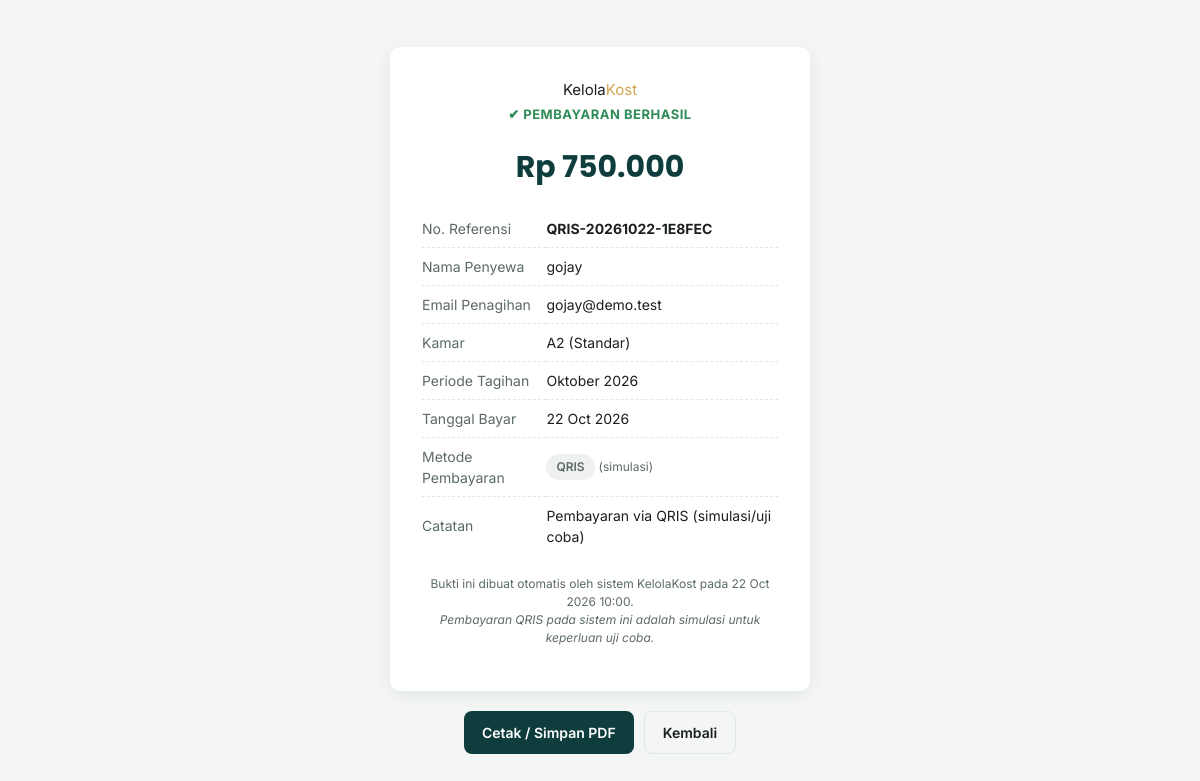
The app's page /bukti_pembayaran.php?id=6 (signed in), older data.
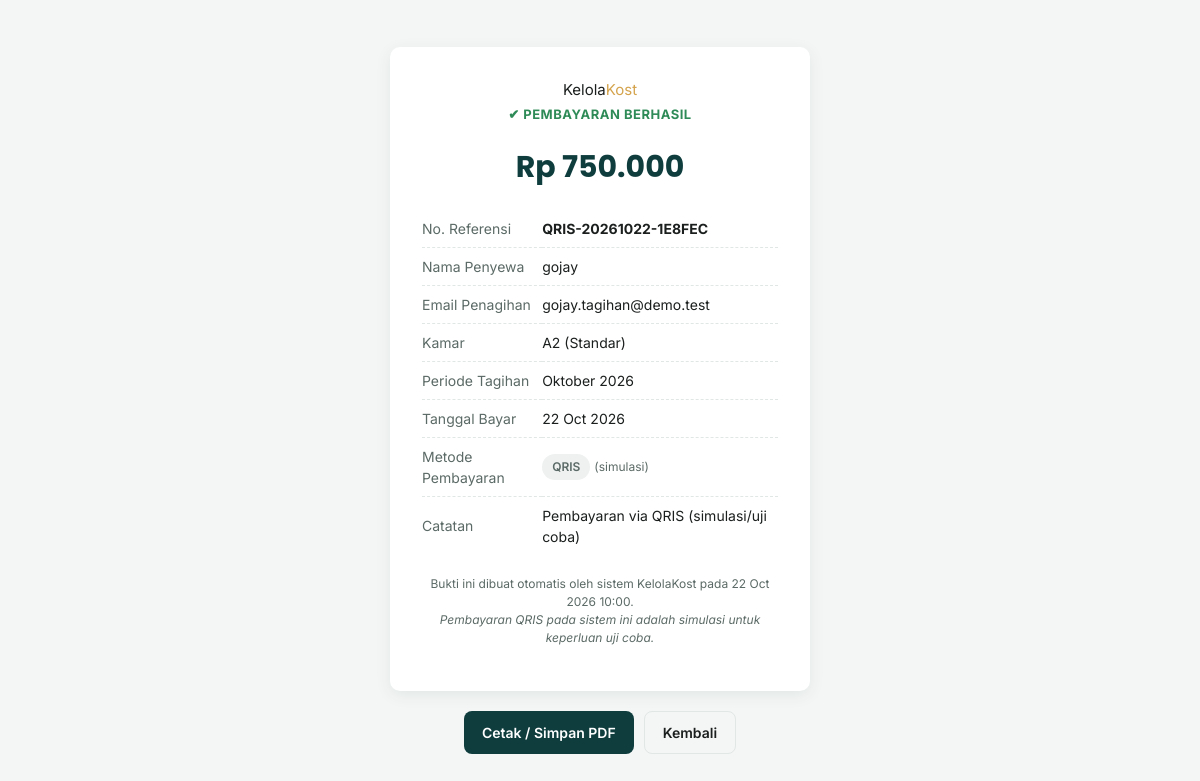
The same page, newer data.
### tables this page shows
CREATE TABLE pembayaran (
    id             INT UNSIGNED  NOT NULL AUTO_INCREMENT,
    tagihan_id     INT UNSIGNED  NOT NULL,
    jumlah_bayar   DECIMAL(12,2) NOT NULL DEFAULT 0,
    tanggal_bayar  DATE          NOT NULL,
    metode_bayar   ENUM('tunai','transfer','qris','lainnya') NOT NULL DEFAULT 'tunai',
    catatan        VARCHAR(255)  NULL,
    kode_referensi VARCHAR(40)   NULL,
    created_at     TIMESTAMP     NOT NULL DEFAULT CURRENT_TIMESTAMP,
    PRIMARY KEY (id),
    KEY idx_pembayaran_tagihan (tagihan_id),
    KEY idx_pembayaran_tanggal (tanggal_bayar),
    CONSTRAINT fk_pembayaran_tagihan FOREIGN KEY (tagihan_id) REFERENCES tagihan (id)
        ON UPDATE CASCADE ON DELETE CASCADE
);

CREATE TABLE penyewa (
    id            INT UNSIGNED  NOT NULL AUTO_INCREMENT,
    nama          VARCHAR(100)  NOT NULL,
    kamar_id      INT UNSIGNED  NOT NULL,
    no_hp           VARCHAR(30)   NULL,
    email           VARCHAR(120)  NULL,
    email_penagihan VARCHAR(120)  NULL,
    no_ktp          VARCHAR(30)   NULL,
    tanggal_masuk DATE          NOT NULL,
    alamat_asal   TEXT          NULL,
    status        ENUM('aktif','nonaktif') NOT NULL DEFAULT 'aktif',
    password      VARCHAR(255)  NULL,
    created_at    TIMESTAMP     NOT NULL DEFAULT CURRENT_TIMESTAMP,
    PRIMARY KEY (id),
    UNIQUE KEY uq_penyewa_email (email),
    KEY idx_penyewa_kamar (kamar_id),
    CONSTRAINT fk_penyewa_kamar FOREIGN KEY (kamar_id) REFERENCES kamar (id)
        ON UPDATE CASCADE ON DELETE RESTRICT
);

CREATE TABLE kamar (
    id            INT UNSIGNED   NOT NULL AUTO_INCREMENT,
    nomor_kamar   VARCHAR(20)    NOT NULL,
    tipe          VARCHAR(50)    NOT NULL,
    harga_bulanan DECIMAL(12,2)  NOT NULL DEFAULT 0,
    fasilitas     TEXT           NULL,
    status        ENUM('kosong','terisi') NOT NULL DEFAULT 'kosong',
    PRIMARY KEY (id),
    UNIQUE KEY uq_kamar_nomor (nomor_kamar)
);

CREATE TABLE tagihan (
    id                  INT UNSIGNED  NOT NULL AUTO_INCREMENT,
    penyewa_id          INT UNSIGNED  NOT NULL,
    jumlah_tagihan      DECIMAL(12,2) NOT NULL DEFAULT 0,
    periode_bulan       TINYINT UNSIGNED NOT NULL,
    periode_tahun       SMALLINT UNSIGNED NOT NULL,
    tanggal_jatuh_tempo DATE          NOT NULL,
    status              ENUM('belum_lunas','lunas') NOT NULL DEFAULT 'belum_lunas',
    keterangan          VARCHAR(255)  NULL,
    created_at          TIMESTAMP     NOT NULL DEFAULT CURRENT_TIMESTAMP,
    PRIMARY KEY (id),
    KEY idx_tagihan_penyewa (penyewa_id),
    KEY idx_tagihan_periode (periode_tahun, periode_bulan),
    CONSTRAINT fk_tagihan_penyewa FOREIGN KEY (penyewa_id) REFERENCES penyewa (id)
        ON UPDATE CASCADE ON DELETE CASCADE
);

### includes/functions.php (called while the page is built, shortened)
<?php
function e($value): string
{
    return htmlspecialchars((string) $value, ENT_QUOTES, 'UTF-8');
}
function rupiah($angka): string
{
    return 'Rp ' . number_format((float) $angka, 0, ',', '.');
}
function bulan_nama(int $bulan): string
{
    $daftar = [
        1 => 'Januari', 2 => 'Februari', 3 => 'Maret', 4 => 'April',
        5 => 'Mei', 6 => 'Juni', 7 => 'Juli', 8 => 'Agustus',
        9 => 'September', 10 => 'Oktober', 11 => 'November', 12 => 'Desember',
    ];
    return $daftar[$bulan] ?? '';
}
function bulan_singkat(int $bulan): string
{
    $daftar = [
        1 => 'Jan', 2 => 'Feb', 3 => 'Mar', 4 => 'Apr',
        5 => 'Mei', 6 => 'Jun', 7 => 'Jul', 8 => 'Agu',
        9 => 'Sep', 10 => 'Oct', 11 => 'Nov', 12 => 'Des',
    ];
    return $daftar[$bulan] ?? '';
}
function tanggal_id($tanggal): string
{
    $ts = strtotime($tanggal);
    return date('d', $ts) . ' ' . bulan_singkat((int) date('n', $ts)) . ' ' . date('Y', $ts);
}
function tanggal_jam_id($datetime): string
{
    $ts = strtotime((string) $datetime);
    return date('d', $ts) . ' ' . bulan_singkat((int) date('n', $ts)) . ' ' . date('Y H:i', $ts);
}
function email_penagihan(array $penyewa): string
{
    $email = trim((string) ($penyewa['email_penagihan'] ?? ''));
    if ($email === '') {
        $email = trim((string) ($penyewa['email'] ?? ''));
    }
    return $email;
}

### bukti_pembayaran.php (the view, shortened to what this page needs)
<?php
require_once __DIR__ . '/koneksi.php';
$isAdmin   = !empty($_SESSION['admin_id']);
$id = (int) ($_GET['id'] ?? 0);
$stmt = $pdo->prepare('
    SELECT b.*, t.periode_bulan, t.periode_tahun, t.jumlah_tagihan,
           p.id AS penyewa_id, p.nama, p.email, p.email_penagihan,
           k.nomor_kamar, k.tipe
    FROM pembayaran b
    JOIN tagihan t ON t.id = b.tagihan_id
    JOIN penyewa p ON p.id = t.penyewa_id
    LEFT JOIN kamar k ON k.id = p.kamar_id
    WHERE b.id = ?
');
$stmt->execute([$id]);
$b = $stmt->fetch();
$labelMetode = [
    'tunai'    => 'Tunai',
    'transfer' => 'Transfer',
    'qris'     => 'QRIS',
    'lainnya'  => 'Lainnya',
];
$kodeReferensi = $b['kode_referensi'];
?>
<!DOCTYPE html>
<html lang="id"><head>
    <link rel="stylesheet" href="assets/css/style.css">
</head>
<body>
<div class="bukti-page">
    <div class="bukti-card" id="bukti-cetak">
        <div class="bukti-header">
            <div class="brand">Kelola<span style="color:#D4A34C">Kost</span></div>
            <div class="bukti-status">✔ PEMBAYARAN BERHASIL</div>
        </div>
        <div class="bukti-jumlah">
            <?= rupiah($b['jumlah_bayar']) ?>
        </div>
        <table class="bukti-table">
            <tbody>
                <tr><td class="text-muted">No. Referensi</td><td><strong><?= e($kodeReferensi) ?></strong></td></tr>
                <tr><td class="text-muted">Nama Penyewa</td><td><?= e($b['nama']) ?></td></tr>
                <tr><td class="text-muted">Email Penagihan</td><td><?= e(email_penagihan($b) ?: '-') ?></td></tr>
                <tr><td class="text-muted">Kamar</td><td><?= e($b['nomor_kamar'] ?? '-') ?> (<?= e($b['tipe'] ?? '-') ?>)</td></tr>
                <tr><td class="text-muted">Periode Tagihan</td><td><?= bulan_nama((int) $b['periode_bulan']) . ' ' . (int) $b['periode_tahun'] ?></td></tr>
                <tr><td class="text-muted">Tanggal Bayar</td><td><?= tanggal_id($b['tanggal_bayar']) ?></td></tr>
                <tr>
                    <td class="text-muted">Metode Pembayaran</td>
                    <td>
                        <span class="badge badge-neutral"><?= e($labelMetode[$b['metode_bayar']] ?? ucfirst($b['metode_bayar'])) ?></span>
                        <?php if ($b['metode_bayar'] === 'qris'): ?>
                            <span class="text-muted" style="font-size:12px;">(simulasi)</span>
                        <?php endif; ?>
                    </td>
                </tr>
                <?php if (!empty($b['catatan'])): ?>
                    <tr><td class="text-muted">Catatan</td><td><?= e($b['catatan']) ?></td></tr>
                <?php endif; ?>
            </tbody>
        </table>
        <p class="bukti-footer-note">
            Bukti ini dibuat otomatis oleh sistem KelolaKost pada <?= tanggal_jam_id($b['created_at']) ?>.
            <?php if ($b['metode_bayar'] === 'qris'): ?>
                <br><em>Pembayaran QRIS pada sistem ini adalah simulasi untuk keperluan uji coba.</em>
            <?php endif; ?>
        </p>
    </div>
    <div class="bukti-actions">
        <button onclick="window.print()" class="btn btn-primary">Cetak / Simpan PDF</button>
        <a href="<?= $isAdmin ? 'pembayaran.php' : 'portal_penyewa.php' ?>" class="btn btn-outline">Kembali</a>
    </div>
</div>
</body></html>

### assets/css/style.css (style rules this page uses)
:root { --color-bg: #F4F6F5; --color-surface: #FFFFFF; --color-primary: #0F3D3E; --color-primary-light: #1B6B67; --color-accent: #D4A34C; --color-text: #1B1F1D; --color-text-muted:#5B6A66; --color-border: #E1E7E5; --color-success: #2E8B57; --color-success-bg:#E7F5EC; --color-danger: #C1443C; --color-danger-bg: #FBEAE9; --color-warning-bg:#FFF6E5; --radius: 10px; --shadow-sm: 0 1px 2px rgba(15, 61, 62, 0.06); --shadow-md: 0 4px 16px rgba(15, 61, 62, 0.08); --sidebar-width: 240px; --font-display: 'Poppins', sans-serif; --font-body: 'Inter', sans-serif; }
* { box-sizing: border-box; }
html, body { margin: 0; padding: 0; background: var(--color-bg); color: var(--color-text); font-family: var(--font-body); font-size: 15px; line-height: 1.5; }
a { color: var(--color-primary-light); text-decoration: none; }
.btn { display: inline-block; padding: 10px 18px; border-radius: 8px; border: none; font-family: var(--font-body); font-weight: 600; font-size: 14px; cursor: pointer; text-align: center; }
.btn-primary { background: var(--color-primary); color: #fff; }
.btn-outline { background: transparent; border: 1px solid var(--color-border); color: var(--color-text); }
table { width: 100%; border-collapse: collapse; font-size: 14px; }
tbody td { padding: 12px; border-bottom: 1px solid var(--color-border); vertical-align: middle; }
.badge { display: inline-block; padding: 4px 10px; border-radius: 999px; font-size: 12px; font-weight: 600; }
.badge-neutral { background: #EEF1F0; color: var(--color-text-muted); }
.text-muted { color: var(--color-text-muted); }
.bukti-page { min-height: 100vh; display: flex; flex-direction: column; align-items: center; justify-content: center; background: var(--color-bg); padding: 30px 16px; }
.bukti-card { background: var(--color-surface); width: 100%; max-width: 420px; border-radius: var(--radius); box-shadow: var(--shadow-md); padding: 32px; }
.bukti-header { text-align: center; margin-bottom: 8px; }
.bukti-status { color: var(--color-success); font-weight: 700; font-size: 13px; letter-spacing: 0.5px; margin-top: 4px; }
.bukti-jumlah { text-align: center; font-family: var(--font-display); font-size: 30px; font-weight: 700; color: var(--color-primary); margin: 20px 0; }
.bukti-table td { padding: 8px 0; border-bottom: 1px dashed var(--color-border); }
.bukti-table tr:last-child td { border-bottom: none; }
.bukti-footer-note { font-size: 12px; color: var(--color-text-muted); text-align: center; margin-top: 20px; line-height: 1.5; }
.bukti-actions { display: flex; gap: 10px; margin-top: 20px; }

Row changes from the older to the newer data that the page shows:
changed through a linked row, pembayaran "Rp 750.000": penyewa.email_penagihan "gojay@demo.test" → "gojay.tagihan@demo.test"
